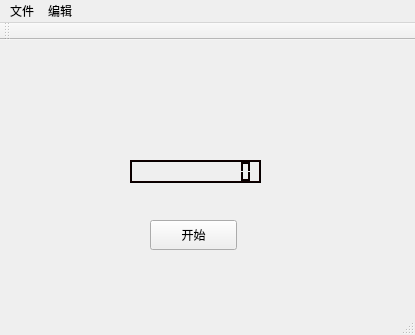
<?xml version="1.0" encoding="UTF-8"?>
<ui version="4.0">
 <class>MainWindow</class>
 <widget class="QMainWindow" name="MainWindow">
  <property name="geometry">
   <rect>
    <x>0</x>
    <y>0</y>
    <width>415</width>
    <height>335</height>
   </rect>
  </property>
  <property name="windowTitle">
   <string>MainWindow</string>
  </property>
  <widget class="QWidget" name="centralWidget">
   <widget class="QPushButton" name="pushButton">
    <property name="geometry">
     <rect>
      <x>150</x>
      <y>180</y>
      <width>87</width>
      <height>30</height>
     </rect>
    </property>
    <property name="styleSheet">
     <string notr="true"/>
    </property>
    <property name="text">
     <string>开始</string>
    </property>
   </widget>
   <widget class="QLCDNumber" name="lcdNumber">
    <property name="geometry">
     <rect>
      <x>130</x>
      <y>120</y>
      <width>131</width>
      <height>23</height>
     </rect>
    </property>
    <property name="palette">
     <palette>
      <active>
       <colorrole role="WindowText">
        <brush brushstyle="SolidPattern">
         <color alpha="255">
          <red>255</red>
          <green>255</green>
          <blue>255</blue>
         </color>
        </brush>
       </colorrole>
       <colorrole role="Button">
        <brush brushstyle="SolidPattern">
         <color alpha="255">
          <red>12</red>
          <green>0</green>
          <blue>0</blue>
         </color>
        </brush>
       </colorrole>
       <colorrole role="Light">
        <brush brushstyle="SolidPattern">
         <color alpha="255">
          <red>18</red>
          <green>0</green>
          <blue>0</blue>
         </color>
        </brush>
       </colorrole>
       <colorrole role="Midlight">
        <brush brushstyle="SolidPattern">
         <color alpha="255">
          <red>15</red>
          <green>0</green>
          <blue>0</blue>
         </color>
        </brush>
       </colorrole>
       <colorrole role="Dark">
        <brush brushstyle="SolidPattern">
         <color alpha="255">
          <red>6</red>
          <green>0</green>
          <blue>0</blue>
         </color>
        </brush>
       </colorrole>
       <colorrole role="Mid">
        <brush brushstyle="SolidPattern">
         <color alpha="255">
          <red>8</red>
          <green>0</green>
          <blue>0</blue>
         </color>
        </brush>
       </colorrole>
       <colorrole role="Text">
        <brush brushstyle="SolidPattern">
         <color alpha="255">
          <red>255</red>
          <green>255</green>
          <blue>255</blue>
         </color>
        </brush>
       </colorrole>
       <colorrole role="BrightText">
        <brush brushstyle="SolidPattern">
         <color alpha="255">
          <red>255</red>
          <green>255</green>
          <blue>255</blue>
         </color>
        </brush>
       </colorrole>
       <colorrole role="ButtonText">
        <brush brushstyle="SolidPattern">
         <color alpha="255">
          <red>255</red>
          <green>255</green>
          <blue>255</blue>
         </color>
        </brush>
       </colorrole>
       <colorrole role="Base">
        <brush brushstyle="SolidPattern">
         <color alpha="255">
          <red>0</red>
          <green>0</green>
          <blue>0</blue>
         </color>
        </brush>
       </colorrole>
       <colorrole role="Window">
        <brush brushstyle="SolidPattern">
         <color alpha="255">
          <red>12</red>
          <green>0</green>
          <blue>0</blue>
         </color>
        </brush>
       </colorrole>
       <colorrole role="Shadow">
        <brush brushstyle="SolidPattern">
         <color alpha="255">
          <red>0</red>
          <green>0</green>
          <blue>0</blue>
         </color>
        </brush>
       </colorrole>
       <colorrole role="AlternateBase">
        <brush brushstyle="SolidPattern">
         <color alpha="255">
          <red>6</red>
          <green>0</green>
          <blue>0</blue>
         </color>
        </brush>
       </colorrole>
       <colorrole role="ToolTipBase">
        <brush brushstyle="SolidPattern">
         <color alpha="255">
          <red>255</red>
          <green>255</green>
          <blue>220</blue>
         </color>
        </brush>
       </colorrole>
       <colorrole role="ToolTipText">
        <brush brushstyle="SolidPattern">
         <color alpha="255">
          <red>0</red>
          <green>0</green>
          <blue>0</blue>
         </color>
        </brush>
       </colorrole>
      </active>
      <inactive>
       <colorrole role="WindowText">
        <brush brushstyle="SolidPattern">
         <color alpha="255">
          <red>255</red>
          <green>255</green>
          <blue>255</blue>
         </color>
        </brush>
       </colorrole>
       <colorrole role="Button">
        <brush brushstyle="SolidPattern">
         <color alpha="255">
          <red>12</red>
          <green>0</green>
          <blue>0</blue>
         </color>
        </brush>
       </colorrole>
       <colorrole role="Light">
        <brush brushstyle="SolidPattern">
         <color alpha="255">
          <red>18</red>
          <green>0</green>
          <blue>0</blue>
         </color>
        </brush>
       </colorrole>
       <colorrole role="Midlight">
        <brush brushstyle="SolidPattern">
         <color alpha="255">
          <red>15</red>
          <green>0</green>
          <blue>0</blue>
         </color>
        </brush>
       </colorrole>
       <colorrole role="Dark">
        <brush brushstyle="SolidPattern">
         <color alpha="255">
          <red>6</red>
          <green>0</green>
          <blue>0</blue>
         </color>
        </brush>
       </colorrole>
       <colorrole role="Mid">
        <brush brushstyle="SolidPattern">
         <color alpha="255">
          <red>8</red>
          <green>0</green>
          <blue>0</blue>
         </color>
        </brush>
       </colorrole>
       <colorrole role="Text">
        <brush brushstyle="SolidPattern">
         <color alpha="255">
          <red>255</red>
          <green>255</green>
          <blue>255</blue>
         </color>
        </brush>
       </colorrole>
       <colorrole role="BrightText">
        <brush brushstyle="SolidPattern">
         <color alpha="255">
          <red>255</red>
          <green>255</green>
          <blue>255</blue>
         </color>
        </brush>
       </colorrole>
       <colorrole role="ButtonText">
        <brush brushstyle="SolidPattern">
         <color alpha="255">
          <red>255</red>
          <green>255</green>
          <blue>255</blue>
         </color>
        </brush>
       </colorrole>
       <colorrole role="Base">
        <brush brushstyle="SolidPattern">
         <color alpha="255">
          <red>0</red>
          <green>0</green>
          <blue>0</blue>
         </color>
        </brush>
       </colorrole>
       <colorrole role="Window">
        <brush brushstyle="SolidPattern">
         <color alpha="255">
          <red>12</red>
          <green>0</green>
          <blue>0</blue>
         </color>
        </brush>
       </colorrole>
       <colorrole role="Shadow">
        <brush brushstyle="SolidPattern">
         <color alpha="255">
          <red>0</red>
          <green>0</green>
          <blue>0</blue>
         </color>
        </brush>
       </colorrole>
       <colorrole role="AlternateBase">
        <brush brushstyle="SolidPattern">
         <color alpha="255">
          <red>6</red>
          <green>0</green>
          <blue>0</blue>
         </color>
        </brush>
       </colorrole>
       <colorrole role="ToolTipBase">
        <brush brushstyle="SolidPattern">
         <color alpha="255">
          <red>255</red>
          <green>255</green>
          <blue>220</blue>
         </color>
        </brush>
       </colorrole>
       <colorrole role="ToolTipText">
        <brush brushstyle="SolidPattern">
         <color alpha="255">
          <red>0</red>
          <green>0</green>
          <blue>0</blue>
         </color>
        </brush>
       </colorrole>
      </inactive>
      <disabled>
       <colorrole role="WindowText">
        <brush brushstyle="SolidPattern">
         <color alpha="255">
          <red>6</red>
          <green>0</green>
          <blue>0</blue>
         </color>
        </brush>
       </colorrole>
       <colorrole role="Button">
        <brush brushstyle="SolidPattern">
         <color alpha="255">
          <red>12</red>
          <green>0</green>
          <blue>0</blue>
         </color>
        </brush>
       </colorrole>
       <colorrole role="Light">
        <brush brushstyle="SolidPattern">
         <color alpha="255">
          <red>18</red>
          <green>0</green>
          <blue>0</blue>
         </color>
        </brush>
       </colorrole>
       <colorrole role="Midlight">
        <brush brushstyle="SolidPattern">
         <color alpha="255">
          <red>15</red>
          <green>0</green>
          <blue>0</blue>
         </color>
        </brush>
       </colorrole>
       <colorrole role="Dark">
        <brush brushstyle="SolidPattern">
         <color alpha="255">
          <red>6</red>
          <green>0</green>
          <blue>0</blue>
         </color>
        </brush>
       </colorrole>
       <colorrole role="Mid">
        <brush brushstyle="SolidPattern">
         <color alpha="255">
          <red>8</red>
          <green>0</green>
          <blue>0</blue>
         </color>
        </brush>
       </colorrole>
       <colorrole role="Text">
        <brush brushstyle="SolidPattern">
         <color alpha="255">
          <red>6</red>
          <green>0</green>
          <blue>0</blue>
         </color>
        </brush>
       </colorrole>
       <colorrole role="BrightText">
        <brush brushstyle="SolidPattern">
         <color alpha="255">
          <red>255</red>
          <green>255</green>
          <blue>255</blue>
         </color>
        </brush>
       </colorrole>
       <colorrole role="ButtonText">
        <brush brushstyle="SolidPattern">
         <color alpha="255">
          <red>6</red>
          <green>0</green>
          <blue>0</blue>
         </color>
        </brush>
       </colorrole>
       <colorrole role="Base">
        <brush brushstyle="SolidPattern">
         <color alpha="255">
          <red>12</red>
          <green>0</green>
          <blue>0</blue>
         </color>
        </brush>
       </colorrole>
       <colorrole role="Window">
        <brush brushstyle="SolidPattern">
         <color alpha="255">
          <red>12</red>
          <green>0</green>
          <blue>0</blue>
         </color>
        </brush>
       </colorrole>
       <colorrole role="Shadow">
        <brush brushstyle="SolidPattern">
         <color alpha="255">
          <red>0</red>
          <green>0</green>
          <blue>0</blue>
         </color>
        </brush>
       </colorrole>
       <colorrole role="AlternateBase">
        <brush brushstyle="SolidPattern">
         <color alpha="255">
          <red>12</red>
          <green>0</green>
          <blue>0</blue>
         </color>
        </brush>
       </colorrole>
       <colorrole role="ToolTipBase">
        <brush brushstyle="SolidPattern">
         <color alpha="255">
          <red>255</red>
          <green>255</green>
          <blue>220</blue>
         </color>
        </brush>
       </colorrole>
       <colorrole role="ToolTipText">
        <brush brushstyle="SolidPattern">
         <color alpha="255">
          <red>0</red>
          <green>0</green>
          <blue>0</blue>
         </color>
        </brush>
       </colorrole>
      </disabled>
     </palette>
    </property>
    <property name="layoutDirection">
     <enum>Qt::LeftToRight</enum>
    </property>
    <property name="digitCount">
     <number>11</number>
    </property>
   </widget>
  </widget>
  <widget class="QMenuBar" name="menuBar">
   <property name="geometry">
    <rect>
     <x>0</x>
     <y>0</y>
     <width>415</width>
     <height>24</height>
    </rect>
   </property>
   <widget class="QMenu" name="menu">
    <property name="title">
     <string>文件</string>
    </property>
    <addaction name="action_F"/>
    <addaction name="action_W"/>
   </widget>
   <widget class="QMenu" name="menu_2">
    <property name="title">
     <string>编辑</string>
    </property>
    <addaction name="action_R"/>
    <addaction name="action"/>
   </widget>
   <addaction name="menu"/>
   <addaction name="menu_2"/>
  </widget>
  <widget class="QToolBar" name="mainToolBar">
   <attribute name="toolBarArea">
    <enum>TopToolBarArea</enum>
   </attribute>
   <attribute name="toolBarBreak">
    <bool>false</bool>
   </attribute>
  </widget>
  <widget class="QStatusBar" name="statusBar"/>
  <action name="action_F">
   <property name="text">
    <string>导入(&amp;F)</string>
   </property>
  </action>
  <action name="action_W">
   <property name="text">
    <string>退出(&amp;W)</string>
   </property>
  </action>
  <action name="action_R">
   <property name="text">
    <string>重置(&amp;R)</string>
   </property>
  </action>
  <action name="action">
   <property name="text">
    <string>选择</string>
   </property>
  </action>
 </widget>
 <layoutdefault spacing="6" margin="11"/>
 <resources/>
 <connections/>
</ui>
